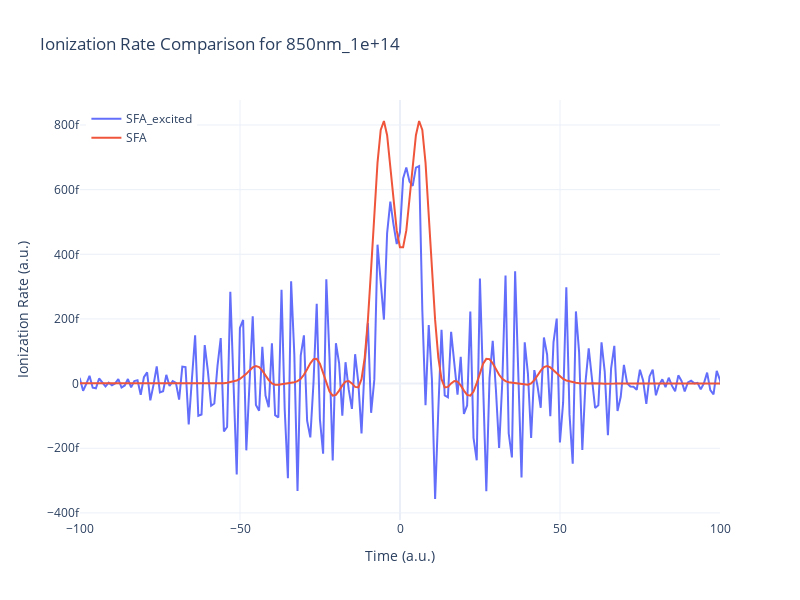

The cell this chart's notebook holds for it:
### Code cell
fig = go.Figure()
fig.add_trace(go.Scatter(x=time_recon, y=2*np.real(ion_na_rate_SFA_excited), mode='lines', name='SFA_excited')) #they are exactly 4pi apart
fig.add_trace(go.Scatter(x=time_recon, y=ion_na_rate_SFA, mode='lines', name='SFA'))

fig.update_layout(
    title=f'Ionization Rate Comparison for {file_name}',
    xaxis_title='Time (a.u.)',
    yaxis_title='Ionization Rate (a.u.)',
    legend=dict(x=0.01, y=0.99),
    template='plotly_white',
    xaxis_range=[-100, 100],
    width=800,
    height=600
)
# truncate y-axis
fig.show()

### Figure 1 — Plotly figure (JSON) as saved in the notebook; plotly's stock layout.template omitted (floating-point values rounded to 4 significant figures; data arrays with more than 128 entries replaced by an {"elided": "..."} marker saying what was removed)
{"data": [{"mode": "lines", "name": "SFA_excited", "type": "scatter", "x": {"elided": "632 float values"}, "y": {"elided": "632 float values"}}, {"mode": "lines", "name": "SFA", "type": "scatter", "x": {"elided": "632 float values"}, "y": {"elided": "632 float values"}}], "layout": {"height": 600, "legend": {"x": 0.01, "y": 0.99}, "title": {"text": "Ionization Rate Comparison for 850nm_1e+14"}, "width": 800, "xaxis": {"range": [-100, 100], "title": {"text": "Time (a.u.)"}}, "yaxis": {"title": {"text": "Ionization Rate (a.u.)"}}}}
